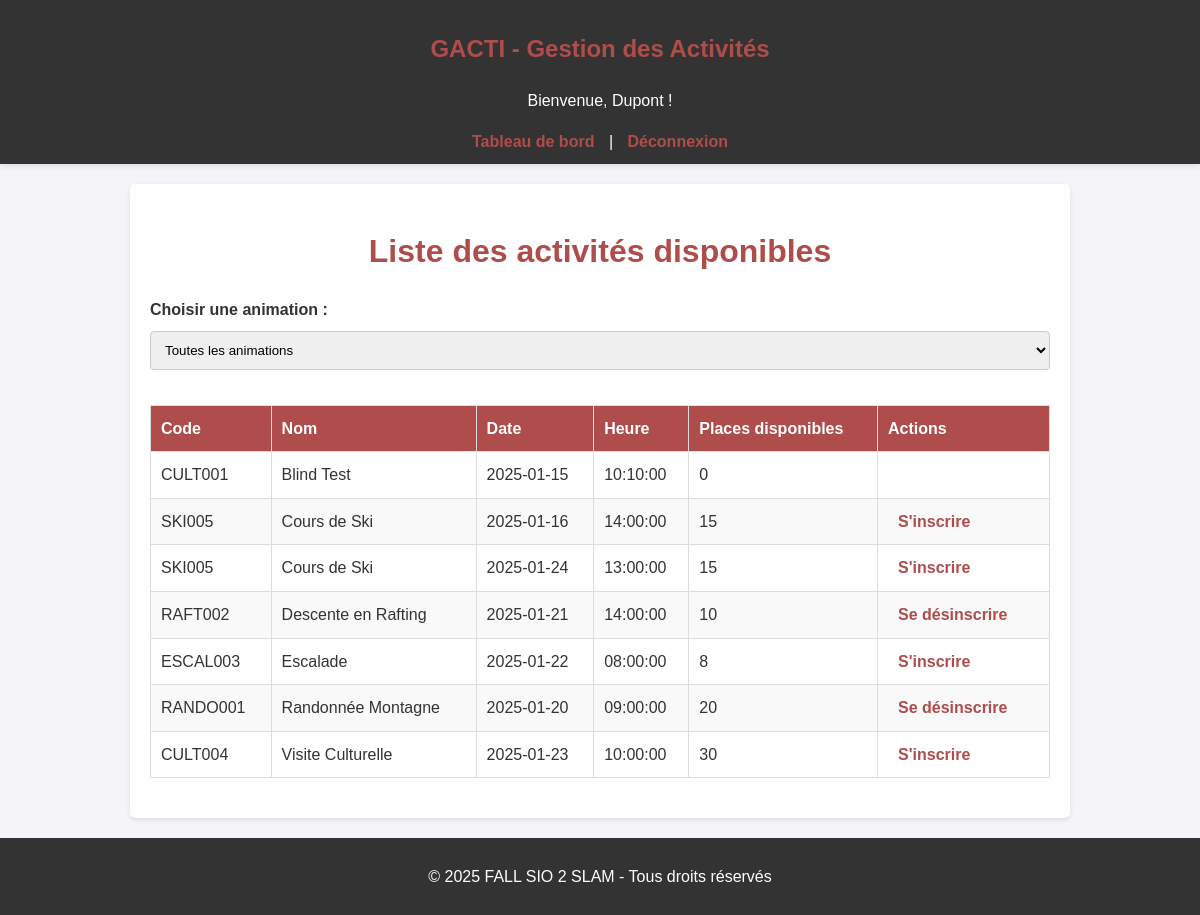
The page /pages/activities.php (signed in) on the database its author committed.
### tables this page shows
CREATE TABLE `activite` (
  `CODEANIM` char(8) NOT NULL,
  `DATEACT` date NOT NULL,
  `CODEETATACT` char(2) NOT NULL,
  `HRRDVACT` time DEFAULT NULL,
  `PRIXACT` decimal(7,2) DEFAULT NULL,
  `HRDEBUTACT` time DEFAULT NULL,
  `HRFINACT` time DEFAULT NULL,
  `DATEANNULEACT` date DEFAULT NULL,
  `NOMRESP` char(40) DEFAULT NULL,
  `PRENOMRESP` char(30) DEFAULT NULL
);

CREATE TABLE `animation` (
  `CODEANIM` char(8) NOT NULL,
  `CODETYPEANIM` char(5) NOT NULL,
  `NOMANIM` char(40) DEFAULT NULL,
  `DATECREATIONANIM` date DEFAULT NULL,
  `DATEVALIDITEANIM` date DEFAULT NULL,
  `DUREEANIM` double(5,0) DEFAULT NULL,
  `LIMITEAGE` int DEFAULT NULL,
  `TARIFANIM` decimal(7,2) DEFAULT NULL,
  `NBREPLACEANIM` int DEFAULT NULL,
  `DESCRIPTANIM` char(250) DEFAULT NULL,
  `COMMENTANIM` char(250) DEFAULT NULL,
  `DIFFICULTEANIM` char(40) DEFAULT NULL
);

### pages/activities.php (the view, shortened to what this page needs)
<?php
include('../config.php');
$activities = [];
try {
    $sql = "SELECT act.CODEANIM, anim.NOMANIM, act.DATEACT, act.HRRDVACT, act.CODEETATACT, anim.NBREPLACEANIM,
                   (SELECT COUNT(*)
                    FROM INSCRIPTION ins
                    WHERE ins.USER = :user AND ins.CODEANIM = act.CODEANIM AND ins.DATEACT = act.DATEACT) AS IS_INSCRIT
            FROM ACTIVITE act
            INNER JOIN ANIMATION anim ON act.CODEANIM = anim.CODEANIM";
    $sql .= " ORDER BY anim.NOMANIM, act.DATEACT";
    $stmt = $pdo->prepare($sql);
    if (isset($_GET['animation']) && !empty($_GET['animation'])) {
        $stmt->execute(['user' => $_SESSION['user_id'], 'codeanim' => $_GET['animation']]);
    } else {
        $stmt->execute(['user' => $_SESSION['user_id']]);
    }
    $activities = $stmt->fetchAll(PDO::FETCH_ASSOC);
} catch (PDOException $e) {
    die("Erreur lors de la récupération des activités : " . $e->getMessage());
}
?>
<?php include('../includes/header.php'); ?>
<h1>Liste des activités disponibles</h1>
<form method="GET" action="">
    <label for="animation">Choisir une animation :</label>
    <select name="animation" id="animation" onchange="this.form.submit()">
        <option value="">Toutes les animations</option>
    </select>
</form>
<?php if (!empty($activities)): ?>
    <table border="1">
        <thead>
            <tr>
                <th>Code</th>
                <th>Nom</th>
                <th>Date</th>
                <th>Heure</th>
                <th>Places disponibles</th>
                <th>Actions</th>
            </tr>
        </thead>
        <tbody>
            <?php foreach ($activities as $activity): ?>
                <tr>
                    <td><?= htmlspecialchars($activity['CODEANIM']); ?></td>
                    <td><?= htmlspecialchars($activity['NOMANIM']); ?></td>
                    <td><?= htmlspecialchars($activity['DATEACT']); ?></td>
                    <td><?= htmlspecialchars($activity['HRRDVACT']); ?></td>
                    <td><?= htmlspecialchars($activity['NBREPLACEANIM']); ?></td>
                    <td>
                        <?php if ($activity['IS_INSCRIT'] > 0): ?>
                            <a href="toggle_registration.php?action=unregister&code=<?= urlencode($activity['CODEANIM']); ?>&date=<?= urlencode($activity['DATEACT']); ?>&redirect=activities.php">Se désinscrire</a>
                        <?php endif; ?>
                        <?php if ($activity['IS_INSCRIT'] == 0 && $activity['NBREPLACEANIM'] > 0): ?>
                            <a href="toggle_registration.php?action=register&code=<?= urlencode($activity['CODEANIM']); ?>&date=<?= urlencode($activity['DATEACT']); ?>&redirect=activities.php">S'inscrire</a>
                        <?php endif; ?>
                    </td>
                </tr>
            <?php endforeach; ?>
        </tbody>
    </table>
<?php else: ?>
    <p>Aucune activité disponible pour le moment.</p>
<?php endif; ?>
<?php include('../includes/footer.php'); ?>

### includes/header.php (shortened to what this page needs)
<!DOCTYPE html>
<html lang="fr">
<head>
    <link rel="stylesheet" href="../style.css">
</head>
<body>
<header>
    <h2>GACTI - Gestion des Activités</h2>
    <nav>
        <?php if (isset($_SESSION['user_id'])): ?>
            <p>Bienvenue, <?= htmlspecialchars($_SESSION['username']); ?> !</p>
            <a href="../pages/dashboard.php">Tableau de bord</a> |
            <a href="../pages/logout.php">Déconnexion</a>
        <?php endif; ?>
    </nav>
</header>
<main>

### includes/footer.php
</main>
<footer>
    <p>© 2025 FALL SIO 2 SLAM - Tous droits réservés</p>
</footer>
</body>
</html>

### style.css (style rules this page uses)
body { font-family: Arial, sans-serif; margin: 0; padding: 0; background-color: #f4f4f9; color: #333; line-height: 1.6; }
h1, h2, h3 { text-align: center; color: #af4c4c; margin-bottom: 20px; }
p { margin-bottom: 15px; }
a { color: #af4c4c; text-decoration: none; margin: 0 10px; font-weight: bold; }
header, footer { background-color: #333; color: white; text-align: center; padding: 10px 0; }
header { position: sticky; top: 0; z-index: 1000; box-shadow: 0 2px 5px rgba(0, 0, 0, 0.1); }
footer { margin-top: 20px; }
main { padding: 20px; max-width: 900px; margin: 20px auto; background: white; box-shadow: 0 2px 5px rgba(0, 0, 0, 0.1); border-radius: 5px; }
table { width: 100%; border-collapse: collapse; margin: 20px 0; }
table th, table td { padding: 10px; text-align: left; border: 1px solid #ddd; }
table th { background-color: #af4c4c; color: white; }
table tr:nth-child(even) { background-color: #f9f9f9; }
form { margin: 20px 0; }
form label { display: block; margin-bottom: 8px; font-weight: bold; }
form input, form select, form textarea, form button { width: 100%; padding: 10px; margin-bottom: 15px; border: 1px solid #ccc; border-radius: 4px; box-sizing: border-box; }

### rows shown on the page
activite: CODEANIM "CULT001", CODEANIM.NOMANIM "Blind Test", DATEACT "2025-01-15", HRRDVACT "10:10:00", CODEANIM.NBREPLACEANIM "0"
activite: CODEANIM "SKI005", CODEANIM.NOMANIM "Cours de Ski", DATEACT "2025-01-16", HRRDVACT "14:00:00", CODEANIM.NBREPLACEANIM "15"
activite: CODEANIM "SKI005", CODEANIM.NOMANIM "Cours de Ski", DATEACT "2025-01-24", HRRDVACT "13:00:00", CODEANIM.NBREPLACEANIM "15"
activite: CODEANIM "RAFT002", CODEANIM.NOMANIM "Descente en Rafting", DATEACT "2025-01-21", HRRDVACT "14:00:00", CODEANIM.NBREPLACEANIM "10"
activite: CODEANIM "ESCAL003", CODEANIM.NOMANIM "Escalade", DATEACT "2025-01-22", HRRDVACT "08:00:00", CODEANIM.NBREPLACEANIM "8"
activite: CODEANIM "RANDO001", CODEANIM.NOMANIM "Randonnée Montagne", DATEACT "2025-01-20", HRRDVACT "09:00:00", CODEANIM.NBREPLACEANIM "20"
activite: CODEANIM "CULT004", CODEANIM.NOMANIM "Visite Culturelle", DATEACT "2025-01-23", HRRDVACT "10:00:00", CODEANIM.NBREPLACEANIM "30"

### other values the page prints
$_SESSION['username'] "Dupont"
